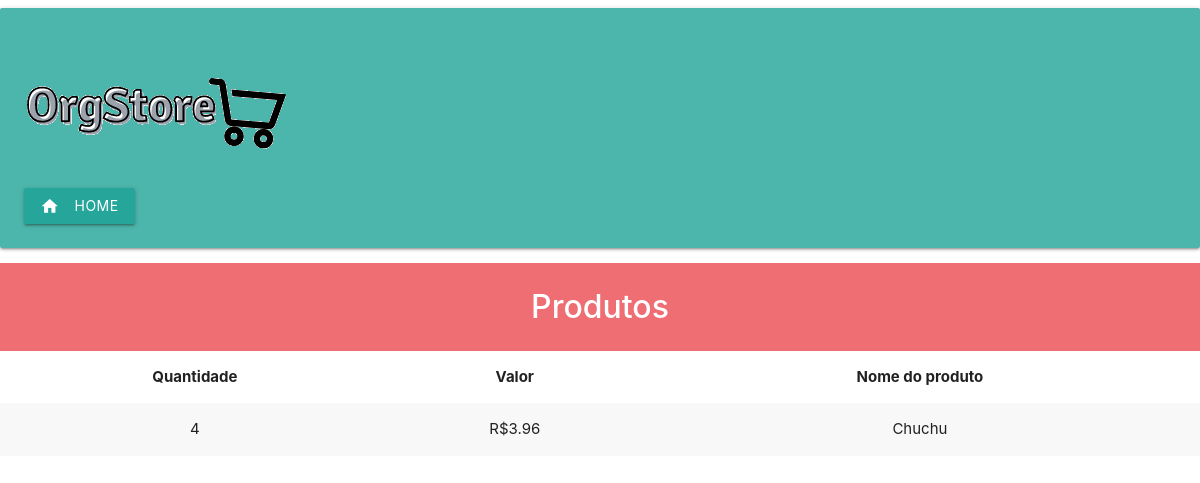
/meusprodutos.php?pdd=66, run on the app's committed database.
### tables this page shows
CREATE TABLE `produto_fz` (
  `id_produto` int(11) NOT NULL,
  `nome_produto` varchar(255) NOT NULL,
  `preco_produto` float NOT NULL,
  `qtd_produto` int(11) NOT NULL,
  `id_pedido` int(11) NOT NULL
);

### meusprodutos.php (the view, shortened to what this page needs)
<?php
require_once 'db_connect.php';
?>
<!DOCTYPE html>
<html lang="pt-br">
<head>
    <link rel="stylesheet" href="https://cdnjs.cloudflare.com/ajax/libs/materialize/1.0.0/css/materialize.min.css">
    <link type="text/css" rel="stylesheet" href="css/materialize.min.css"  media="screen,projection"/>
</head>
<body>
    <div class="card-panel teal lighten-2">
        <header>
            <h1>
                <img src="logo.png" alt="OrgStore">
            </h1>
            <a href="index.php" class="waves-effect waves-light btn"><i class="material-icons left">home</i>Home</a>
        </header>
    </div>
    <div class="barra">
        <strong>Produtos</strong>
    </div>
    <div>
        <?php
            $id_pdd = $_GET['pdd'];
            $consulta = "SELECT * FROM produto_fz WHERE id_pedido = '$id_pdd'";
            $resultado = mysqli_query($connect, $consulta);
        ?>
        <div>
            <table class="striped">
                <thead>
                    <tr>
                        <th style="text-align: center;">Quantidade</th>
                        <th style="text-align: center;">Valor</th>
                        <th style="text-align: center;">Nome do produto</th>
                    </tr>
                </thead>
                <tbody>
                    <?php
                        while($dados=mysqli_fetch_array($resultado)){
                    ?>
                    <tr>
                        <td style="text-align: center;"><?php echo $dados["qtd_produto"];?></td>
                        <td style="text-align: center;">R$<?php echo $dados["preco_produto"];?></td>
                        <td style="text-align: center;"><?php echo $dados["nome_produto"];?></td>
                    </tr>
                    <?php
                        }
                    ?>
                </tbody>
            </table>
        </div>
    </div>
</body>

### meusprodutos.php (style rules this page uses)
.barra { background-color: #ee6e73; text-align: center; padding: 20px 10px; font-size: xx-large; color: #fff; width: 100%; }

### data on the page
produto_fz: qtd_produto "4", preco_produto "3.96", nome_produto "Chuchu"
